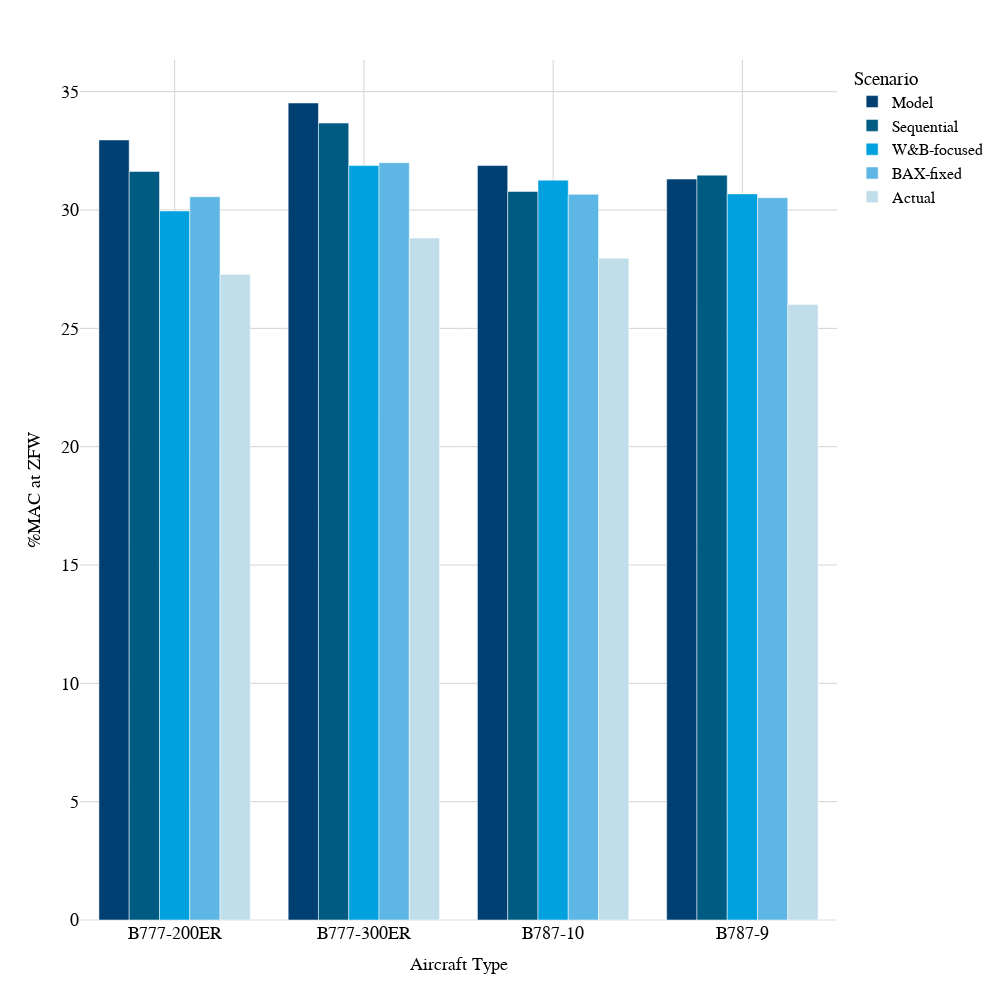

Notebook source saved alongside this figure:
### Code cell
grouped_data = combined_results_MAC[:-1].groupby(['Aircraft Type'])[['%MAC ZFW_model', '%MAC ZFW_baseline', '%MAC ZFW_optimized_actual', '%MAC ZFW_bax_fixed', 'Actual %MAC ZFW']].mean()
grouped_data = grouped_data.reset_index()
data_for_barplot = grouped_data.melt(id_vars='Aircraft Type', var_name='Model Type', value_name='%MAC at ZFW')

model_type_mapping = {
    '%MAC ZFW_model': 'Model',
    '%MAC ZFW_baseline': 'Sequential',
    '%MAC ZFW_optimized_actual': 'W&B-focused',
    '%MAC ZFW_bax_fixed': 'BAX-fixed',
    'Actual %MAC ZFW': 'Actual'
}

aircraft_types = {
    '77W': 'B777-300ER',
    '789': 'B787-9',
    '781': 'B787-10',
    '772': 'B777-200ER'
}

# Replace model types with new labels
data_for_barplot['Model Type'] = data_for_barplot['Model Type'].map(model_type_mapping)
data_for_barplot['Aircraft Type'] = data_for_barplot['Aircraft Type'].map(aircraft_types)

fig = px.bar(data_for_barplot, 
             x='Aircraft Type', 
             y='%MAC at ZFW', 
             color='Model Type', 
             barmode='group', 
             color_discrete_sequence=colors)

fig.update_layout(xaxis_title={'text':'Aircraft Type', 'font':{'size':18}},
                  yaxis_title={'text':'%MAC at ZFW', 'font':{'size':18}},
                  template='plotly_white',  
                  plot_bgcolor='white',  
                  paper_bgcolor='white',
                  font=dict(family='Arial, sans-serif', size=18, color='black'),
                  height=1000,
                  width=1000,
                  legend=dict(font=dict(size=16), title = 'Scenario')
)

fig.update_xaxes(showgrid=True, gridwidth=1, gridcolor='LightGrey')
fig.update_yaxes(showgrid=True, gridwidth=1, gridcolor='LightGrey')
fig.show()

### Figure 1 — Plotly figure (JSON) as saved in the notebook; plotly's stock layout.template omitted (floating-point values rounded to 4 significant figures)
{"data": [{"alignmentgroup": "True", "hovertemplate": "Model Type=Model<br>Aircraft Type=%{x}<br>%MAC at ZFW=%{y}<extra></extra>", "legendgroup": "Model", "marker": {"color": "#003F72", "pattern": {"shape": ""}}, "name": "Model", "offsetgroup": "Model", "orientation": "v", "showlegend": true, "textposition": "auto", "type": "bar", "x": ["B777-200ER", "B777-300ER", "B787-10", "B787-9"], "xaxis": "x", "y": [32.96, 34.52, 31.88, 31.31], "yaxis": "y"}, {"alignmentgroup": "True", "hovertemplate": "Model Type=Sequential<br>Aircraft Type=%{x}<br>%MAC at ZFW=%{y}<extra></extra>", "legendgroup": "Sequential", "marker": {"color": "#005B82", "pattern": {"shape": ""}}, "name": "Sequential", "offsetgroup": "Sequential", "orientation": "v", "showlegend": true, "textposition": "auto", "type": "bar", "x": ["B777-200ER", "B777-300ER", "B787-10", "B787-9"], "xaxis": "x", "y": [31.63, 33.67, 30.78, 31.47], "yaxis": "y"}, {"alignmentgroup": "True", "hovertemplate": "Model Type=W&B-focused<br>Aircraft Type=%{x}<br>%MAC at ZFW=%{y}<extra></extra>", "legendgroup": "W&B-focused", "marker": {"color": "#00A1DE", "pattern": {"shape": ""}}, "name": "W&B-focused", "offsetgroup": "W&B-focused", "orientation": "v", "showlegend": true, "textposition": "auto", "type": "bar", "x": ["B777-200ER", "B777-300ER", "B787-10", "B787-9"], "xaxis": "x", "y": [29.96, 31.88, 31.26, 30.68], "yaxis": "y"}, {"alignmentgroup": "True", "hovertemplate": "Model Type=BAX-fixed<br>Aircraft Type=%{x}<br>%MAC at ZFW=%{y}<extra></extra>", "legendgroup": "BAX-fixed", "marker": {"color": "#5EB6E4", "pattern": {"shape": ""}}, "name": "BAX-fixed", "offsetgroup": "BAX-fixed", "orientation": "v", "showlegend": true, "textposition": "auto", "type": "bar", "x": ["B777-200ER", "B777-300ER", "B787-10", "B787-9"], "xaxis": "x", "y": [30.56, 32.0, 30.66, 30.52], "yaxis": "y"}, {"alignmentgroup": "True", "hovertemplate": "Model Type=Actual<br>Aircraft Type=%{x}<br>%MAC at ZFW=%{y}<extra></extra>", "legendgroup": "Actual", "marker": {"color": "#C0DEEA", "pattern": {"shape": ""}}, "name": "Actual", "offsetgroup": "Actual", "orientation": "v", "showlegend": true, "textposition": "auto", "type": "bar", "x": ["B777-200ER", "B777-300ER", "B787-10", "B787-9"], "xaxis": "x", "y": [27.28, 28.82, 27.97, 26.0], "yaxis": "y"}], "layout": {"barmode": "group", "font": {"color": "black", "family": "Arial, sans-serif", "size": 18}, "height": 1000, "legend": {"font": {"size": 16}, "title": {"text": "Scenario"}, "tracegroupgap": 0}, "margin": {"t": 60}, "paper_bgcolor": "white", "plot_bgcolor": "white", "width": 1000, "xaxis": {"anchor": "y", "domain": [0, 1], "gridcolor": "LightGrey", "gridwidth": 1, "showgrid": true, "title": {"font": {"size": 18}, "text": "Aircraft Type"}}, "yaxis": {"anchor": "x", "domain": [0, 1], "gridcolor": "LightGrey", "gridwidth": 1, "showgrid": true, "title": {"font": {"size": 18}, "text": "%MAC at ZFW"}}}}
